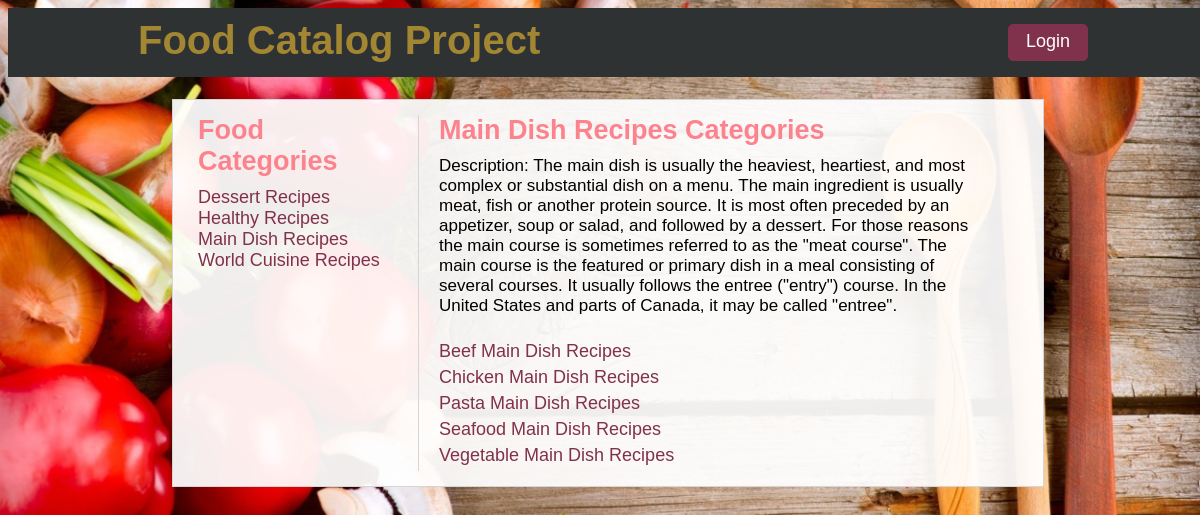
Screenshot of /categories/4/ with the database file from the repository.
### database_setup_withusers.py (models this page shows, shortened)
class MainCategory(Base):
    __tablename__ = 'main_category'
    id = Column(Integer, primary_key=True)
    name = Column(String(250), nullable=False)
    description = Column(String(250))
    user_id = Column(Integer, ForeignKey('user.id'))
    user = relationship(User)

class SubCategory(Base):
    __tablename__ = 'sub_category'
    id = Column(Integer, primary_key=True)
    name = Column(String(80), nullable=False)
    description = Column(String(250))
    mainCategory_id = Column(Integer, ForeignKey('main_category.id'))
    category = relationship(MainCategory)
    user_id = Column(Integer, ForeignKey('user.id'))
    user = relationship(User)

### catalogProject.py (the view)
@app.route('/categories/<int:mainCategory_id>/')
def mainCategory(mainCategory_id):
    mainCategories = session.query(MainCategory).order_by(asc(MainCategory.name))
    mainCategory = session.query(MainCategory).filter_by(id=mainCategory_id).one()
    creator = getUserInfo(mainCategory.user_id)
    subCategories = session.query(SubCategory).filter_by(mainCategory_id=mainCategory_id).order_by(asc(SubCategory.name))
    if 'username' not in login_session:
        return render_template('public_mainCategory.html', mainCategories=mainCategories, mainCategory=mainCategory, mainCategory_id=mainCategory_id, subCategories=subCategories, creator=creator)
    else:
        return render_template('private_mainCategory.html', mainCategories=mainCategories, mainCategory=mainCategory, mainCategory_id=mainCategory_id, subCategories=subCategories, creator=creator)

### catalogProject.py (called while the page is built)
def getUserInfo(user_id):
    user = session.query(User).filter_by(id=user_id).one()
    return user

### templates/public_mainCategory.html
{% extends "main.html" %}
{% block content %}
    {% include "main-categories.html" %}
        <main class="sub-categories main-section">
            <h1 class="sub-header">{{mainCategory.name}} Recipes Categories</h1>
            <p class="descrip-p">Description: {{mainCategory.description}}</p>
            {% for i in subCategories %}
                <p>
                    <a href = '{{url_for('subCategory', mainCategory_id = mainCategory_id, subCategory_id = i.id)}}'>       {{i.name}} Recipes
                    </a>
                </p>
            {% endfor %}
        </main>
{% endblock %}

### templates/main-categories.html
<aside class="main-categories">
    <h1 class="sub-header">Food Categories</h1>
    {% for mc in mainCategories %}
        <div class='category-name'>
            <a href='{{url_for('mainCategory', mainCategory_id = mc.id)}}'>{{mc.name}} Recipes</a>
        </div>
    {% endfor %}
</aside>

### static/styles.css (style rules this page uses)
body { font-family: 'PT Sans Regular', sans-serif; width: 100%; background-image: url(/static/img/temp2.jpg); background-position: center; background-size: cover; background-repeat: no-repeat; }
h1 { margin-top: 0; }
p { margin: 5px 0; font-size: 17px; }
a { text-decoration: none !important; color: #80314c; font-size: 18px; }
.main-categories { width: 25%; float: left; padding: 0 10px; }
.main-section { width: 65%; float: left; padding: 0 0 0 20px; border-left: 1px solid #d5d5d5; }
.sub-header { color: #fc838e; margin-bottom: 10px; font-size: 27px; font-weight: bolder; }
.descrip-p { margin-bottom: 25px; }

### rows the page displays
MainCategory: name "Dessert"
MainCategory: name "Healthy"
MainCategory: name "Main Dish", description "The main dish is usually the heaviest, heartiest, and most complex or substantial dish on a menu. The main ingredient is usually meat, fish or another protein source. It is most often preceded by an appetizer, soup or salad, and followed by a dessert. For those reasons the main course is sometimes referred to as the \"meat course\". The main course is the featured or primary dish in a meal consisting of several courses. It usually follows the entree (\"entry\") course. In the United States and parts of Canada, it may be called \"entree\"."
MainCategory: name "World Cuisine"
SubCategory: name "Beef Main Dish"
SubCategory: name "Chicken Main Dish"
SubCategory: name "Pasta Main Dish"
SubCategory: name "Seafood Main Dish"
SubCategory: name "Vegetable Main Dish"
